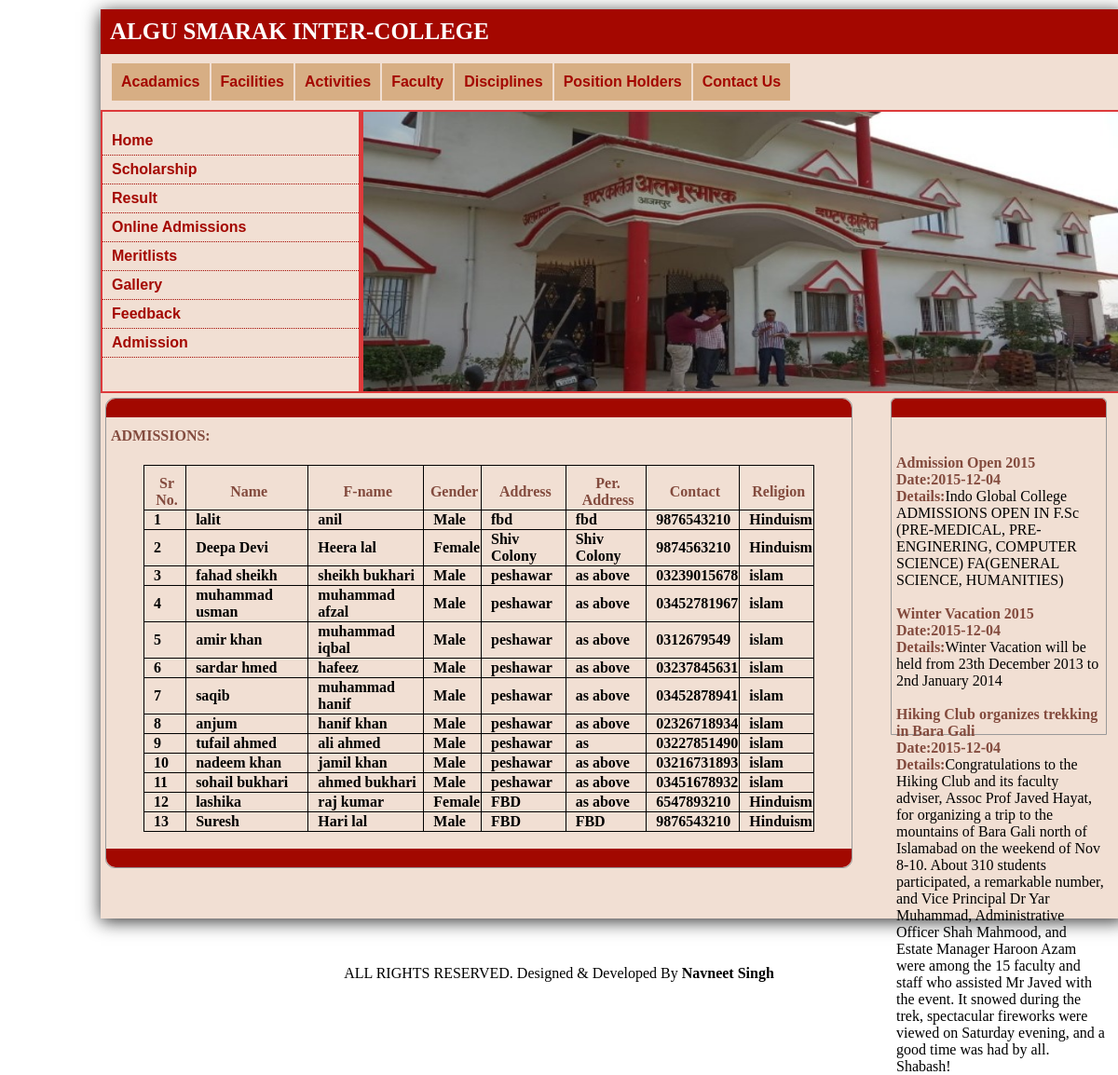
Page /all_admissions.php on the committed database.
### tables this page shows
CREATE TABLE IF NOT EXISTS `student_admission` (
  `st_id` int(11) NOT NULL AUTO_INCREMENT,
  `aid` int(11) NOT NULL,
  `st_name` varchar(100) NOT NULL,
  `st_fname` varchar(100) NOT NULL,
  `st_gender` varchar(20) NOT NULL,
  `st_address` text NOT NULL,
  `st_paddress` text NOT NULL,
  `st_contact` varchar(100) NOT NULL,
  `st_religion` varchar(20) NOT NULL,
  PRIMARY KEY (`st_id`)
);

CREATE TABLE IF NOT EXISTS `news` (
  `nid` int(11) NOT NULL AUTO_INCREMENT,
  `heading` varchar(100) NOT NULL,
  `details` text NOT NULL,
  `date` date NOT NULL,
  PRIMARY KEY (`nid`)
);

### all_admissions.php (the view, shortened to what this page needs)
<?php
include 'config.php';
?><!DOCTYPE html PUBLIC "-//W3C//DTD XHTML 1.0 Transitional//EN" "http://www.w3.org/TR/xhtml1/DTD/xhtml1-transitional.dtd">
<html xmlns="http://www.w3.org/1999/xhtml">
<head>
<link rel="stylesheet" href="style.css" type="text/css" />
</head>
<body>
<div class="wrapper">
	<div id="header">ALGU SMARAK INTER-COLLEGE</div>
    <div id="menu">
    	<ul>
        	<li><a href="user_academics.php" title="Acadamics">Acadamics</a></li>
            <li><a href="facility.php" title="Facities">Facilities</a></li>
            <li><a href="user_activities.php" title="Activities">Activities</a></li>
            <li><a href="faculty.php" title="Faculty">Faculty</a></li>
            <li><a href="discipline.php" title="Disciplines">Disciplines</a></li>
            <li><a href="position_holder.php" title="Position Holders">Position Holders</a></li>
            <li><a href="contact.php" title="Contact Us">Contact Us</a></li>
        </ul>
        <br />
<br style="clear:both;" />
    </div>
    <div class="head">
    	<div class="sidebar_menu">
        	<ul>
            	<li><a href="index.php" title="Home">Home</a></li>
        <li><a href="scholarship.php" title="Scholarship">Scholarship</a></li>
        <li><a href="result.php" title="Result">Result</a></li>
        <li><a href="addmision_form.php" title="Online Admissions">Online Admissions</a></li>
        <li><a href="meritlist.php" title="Meritlists">Meritlists</a></li>
        <li><a href="gallery.php" title="Gallery">Gallery</a></li>
        <li><a href="user_feedback.php" title="Feedback">Feedback</a></li>
        <li><a href="all_admissions.php" title="Admission">Admission</a></li>
        	</ul>
        </div>
        <div id="slide">
        <img src="images/dav image.jpg" height="300px" width="100%" />
        </div>
    </div>
    <div class="content">
    	<div class="content_div"></div>
        <h4 class="bold">ADMISSIONS:</h4>
         <p class="para">
         	<form method="post" action="adm_code.php">
           	  <table  align="center" class="tab" border="1">
                <tr>
                	 <th class="bold th">Sr No.</th>
                    <th class="bold th">Name</th>
                    <th class="bold th">F-name</th>
                    <th class="bold th">Gender</th>
                    <th class="bold th">Address</th>
                    <th class="bold th">Per. Address</th>
                    <th class="bold th">Contact</th>
                    <th class="bold th">Religion</th>
                </tr>
                <?php
				$result=mysqli_query($conn,"SELECT * FROM  student_admission");
				$i=1;
				while($test=mysqli_fetch_array($result))
				{
				echo
                '<tr>';
				echo '<td>'.$i.'</td>';
				echo '<td>'.$test['st_name'].'</td>';
                	echo '<td>'.$test['st_fname'].'</td>';
                    echo '<td>'.$test['st_gender'].'</td>';
                   echo '<td>' .$test['st_address'].'</td>';
				   echo '<td>' .$test['st_paddress'].'</td>';
				   echo '<td>' .$test['st_contact'].'</td>';
				   echo '<td>' .$test['st_religion'].'</td>';
                echo '</tr>';
               $i++;
				}
				?>
                </table>
         	</form>
        <br />
        <div class="content_foot"></div>
        </p>
    </div>
    <div class="sidebar">
    	<div class="sidebar_content"></div>
        <div class="ads">
         <marquee direction="up" scrollamount="2" id='scroll_stop' style="height:300px;" onMouseOver="document.getElementById('scroll_stop').stop();" onMouseOut="document.getElementById('scroll_stop').start();">
        <?php
        $result=mysqli_query($conn,"select * from  news");
		while($test=mysqli_fetch_array($result))
        {
        ?>
       <?php echo '<strong>'.$test['heading'].'</strong>'.'<br />';?>
        <?php echo '<strong>Date:'.$test['date'].'</strong>'.'<br />';?>
		 <?php echo '<strong>Details:</strong>'.$test['details'].'<br /><br/>';}?>
        </marquee>
        </div>
    </div>
    <br style="clear:both;" /><br /><br />
<br />
</div>
 <?php
 include 'footer.php';
 ?>
</body>
</html>

### style.css (style rules this page uses)
body { background:#FFF; }
.wrapper { height:auto; width:1100px; box-shadow: 0px 3px 18px #333333; background:#F1DFD3; margin:10px 100px 50px 100px; }
#header { background:#A40700; margin:0px; color:#FFF; font-size:25px; font-weight:bold; padding-top:10px; padding-left:10px; padding-bottom:10px; font-family:Georgia, serif; }
#menu { background:#F1DFD3; height:auto; margin:0px 0px 10px 0px; width:1100px; letter-spacing: -0px; }
#menu ul { margin:10px auto 0px 5px; padding-left:5px; }
#menu ul li { list-style-type:none; float:left; font-weight:bolder; font-family:Arial, Helvetica, sans-serif; display:block; line-height:40px; background:#D7AE84; margin-left:2px; padding:0px 10px 0px 10px; }
#menu ul li a { text-decoration:none; color:#A40700; }
.head { width:100%; height:304px; background:#DD3A3B; }
.sidebar_menu { height:300px; width:25%; background:#F1DFD3; border:solid 2px #DD3A3B; padding:0px auto auto -10px; float:left; }
.sidebar_menu ul li { list-style-type:none; border-bottom:dotted 1px #A40700; margin-left:-40px; padding-left:10px; }
.sidebar_menu ul li a { text-decoration:none; display:block; line-height:30px; font-family:Arial, Helvetica, sans-serif; font-weight:bold; color:#A40700; }
#slide { height:300px; width:74.2%; background:#F1DFD3; border:solid 2px #DD3A3B; float:right; }
.content { height:auto; background:#F1DFD3; border:#999 1px solid; width:800px; margin:5px auto auto 5px; border-radius:10px; float:left; }
.content_div { background-color:#A20800; height:20px; border-top-left-radius:10px; border-top-right-radius:10px; width:800px; float:left; }
.content_foot { background-color:#A20800; height:20px; border-bottom-left-radius:10px; border-bottom-right-radius:10px; width:800px; float:left; position:relative; }
.para { margin:0px 5px auto auto; padding-right:5px; text-align:left; margin-left:5px; padding-bottom:0px; height:auto; }
.bold { text-align:left; color:#834B3E; padding-top:10px; padding-left:5px; }
.sidebar { height:auto; width:230px; border:#999 1px solid; float:right; margin:5px 20px auto 10px; border-top-left-radius:5px; border-top-right-radius:5px; }
.sidebar_content { background-color:#A20800; height:20px; border-top-left-radius:5px; border-top-right-radius:5px; width:230px; }
.ads { padding-left:5px; padding-top:40px; }
.ads strong { color:#834B3E; }
table td { font-weight:bold; padding-left:10px; }
.th { text-align:center; }
.tab { border:1px solid #000000; border-collapse:collapse; width:90%; }

### rows in the picture
student_admission: st_name "lalit", st_fname "anil", st_gender "Male", st_address "fbd", st_paddress "fbd", st_contact "9876543210", st_religion "Hinduism"
student_admission: st_name "Deepa Devi", st_fname "Heera lal", st_gender "Female", st_address "Shiv Colony", st_paddress "Shiv Colony", st_contact "9874563210", st_religion "Hinduism"
student_admission: st_name "fahad sheikh", st_fname "sheikh bukhari", st_gender "Male", st_address "peshawar", st_paddress "as above", st_contact "03239015678", st_religion "islam"
student_admission: st_name "muhammad usman", st_fname "muhammad afzal", st_gender "Male", st_address "peshawar", st_paddress "as above", st_contact "03452781967", st_religion "islam"
student_admission: st_name "amir khan", st_fname "muhammad iqbal", st_gender "Male", st_address "peshawar", st_paddress "as above", st_contact "0312679549", st_religion "islam"
student_admission: st_name "sardar hmed", st_fname "hafeez", st_gender "Male", st_address "peshawar", st_paddress "as above", st_contact "03237845631", st_religion "islam"
student_admission: st_name "saqib", st_fname "muhammad hanif", st_gender "Male", st_address "peshawar", st_paddress "as above", st_contact "03452878941", st_religion "islam"
student_admission: st_name "anjum", st_fname "hanif khan", st_gender "Male", st_address "peshawar", st_paddress "as above", st_contact "02326718934", st_religion "islam"
student_admission: st_name "tufail ahmed", st_fname "ali ahmed", st_gender "Male", st_address "peshawar", st_paddress "as", st_contact "03227851490", st_religion "islam"
student_admission: st_name "nadeem khan", st_fname "jamil khan", st_gender "Male", st_address "peshawar", st_paddress "as above", st_contact "03216731893", st_religion "islam"
student_admission: st_name "sohail bukhari", st_fname "ahmed bukhari", st_gender "Male", st_address "peshawar", st_paddress "as above", st_contact "03451678932", st_religion "islam"
student_admission: st_name "lashika", st_fname "raj kumar", st_gender "Female", st_address "FBD", st_paddress "as above", st_contact "6547893210", st_religion "Hinduism"
student_admission: st_name "Suresh", st_fname "Hari lal", st_gender "Male", st_address "FBD", st_paddress "FBD", st_contact "9876543210", st_religion "Hinduism"
news: heading "Admission Open 2015", date "2015-12-04", details "Indo Global College ADMISSIONS OPEN IN F.Sc (PRE-MEDICAL, PRE-ENGINERING, COMPUTER SCIENCE) FA(GENERAL SCIENCE, HUMANITIES)"
news: heading "Winter Vacation 2015", date "2015-12-04", details "Winter Vacation will be held from 23th December 2013 to 2nd January 2014"
news: heading "Hiking Club organizes trekking in Bara Gali", date "2015-12-04", details "Congratulations to the Hiking Club and its faculty adviser, Assoc Prof Javed Hayat, for organizing a trip to the mountains of Bara Gali north of Islamabad on the weekend of Nov 8-10. About 310 students participated, a remarkable number, and Vice Principal Dr Yar Muhammad, Administrative Officer Shah Mahmood, and Estate Manager Haroon Azam were among the 15 faculty and staff who assisted Mr Javed with the event. It snowed during the trek, spectacular fireworks were viewed on Saturday evening, and a good time was had by all. Shabash!"
